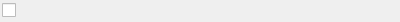
<?xml version="1.0" encoding="UTF-8"?>
<ui version="4.0">
 <class>BooleanEdit</class>
 <widget class="QWidget" name="BooleanEdit">
  <property name="geometry">
   <rect>
    <x>0</x>
    <y>0</y>
    <width>400</width>
    <height>22</height>
   </rect>
  </property>
  <layout class="QHBoxLayout" name="horizontalLayout">
   <property name="spacing">
    <number>2</number>
   </property>
   <property name="leftMargin">
    <number>2</number>
   </property>
   <property name="topMargin">
    <number>1</number>
   </property>
   <property name="rightMargin">
    <number>2</number>
   </property>
   <property name="bottomMargin">
    <number>1</number>
   </property>
   <item>
    <widget class="QCheckBox" name="checkBox"/>
   </item>
  </layout>
 </widget>
 <resources/>
 <connections/>
</ui>
